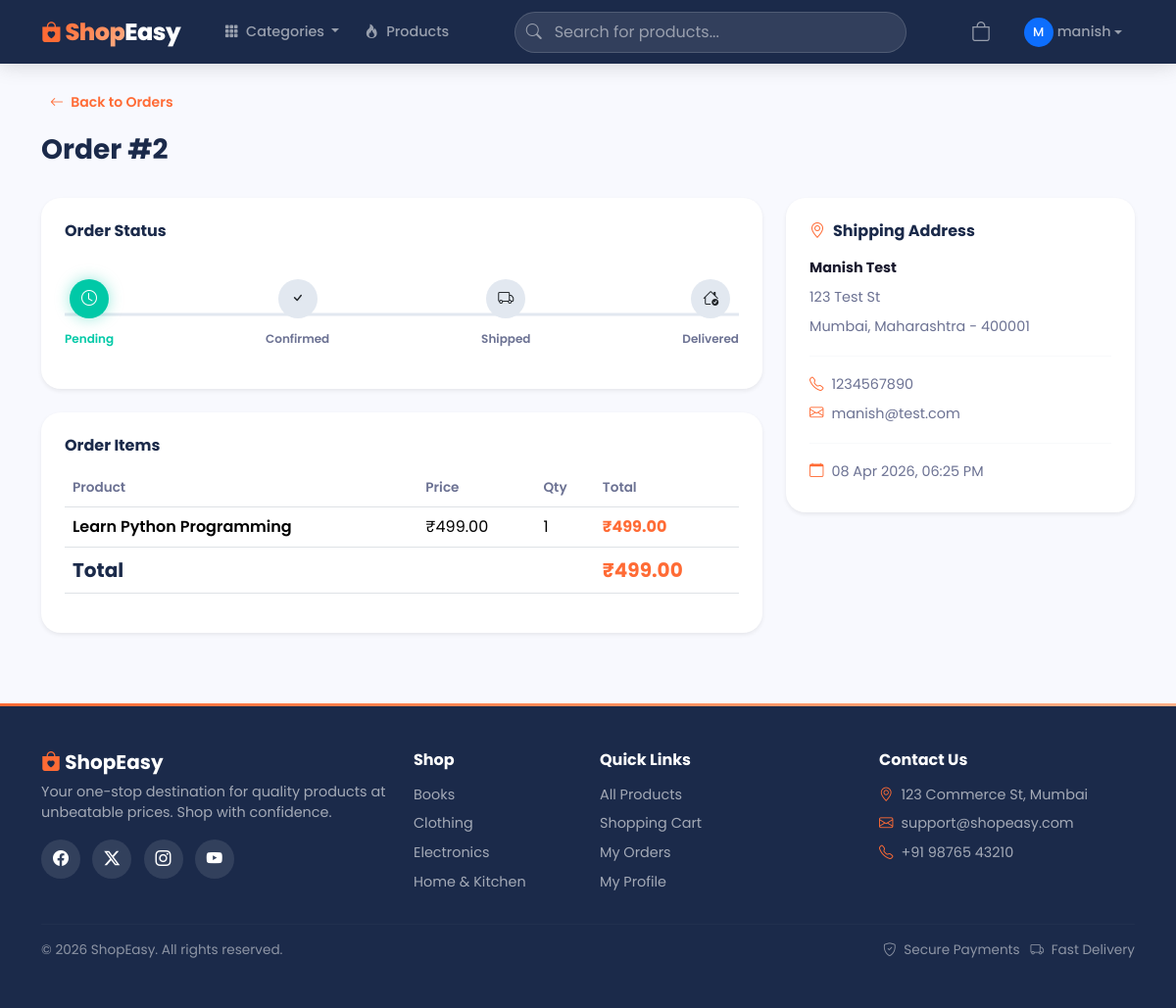
The page /orders/2/ (signed in) on the database its author committed.
### accounts/models.py (models this page shows, shortened)
class User(AbstractUser):
    phone = models.CharField(max_length=15, blank=True)
    address = models.TextField(blank=True)
    city = models.CharField(max_length=100, blank=True)
    state = models.CharField(max_length=100, blank=True)
    pincode = models.CharField(max_length=10, blank=True)

### orders/models.py (models this page shows, shortened)
class Order(models.Model):
    STATUS_CHOICES = [
        ('pending', 'Pending'),
        ('confirmed', 'Confirmed'),
        ('shipped', 'Shipped'),
        ('delivered', 'Delivered'),
        ('cancelled', 'Cancelled'),
    ]
    PAYMENT_METHOD_CHOICES = [
        ('razorpay', 'Razorpay'),
        ('cod', 'Cash on Delivery'),
    ]
    user = models.ForeignKey(settings.AUTH_USER_MODEL, on_delete=models.CASCADE, related_name='orders')
    full_name = models.CharField(max_length=200)
    email = models.EmailField()
    phone = models.CharField(max_length=15)
    address = models.TextField()
    city = models.CharField(max_length=100)
    state = models.CharField(max_length=100)
    pincode = models.CharField(max_length=10)
    total_amount = models.DecimalField(max_digits=10, decimal_places=2)
    payment_method = models.CharField(max_length=20, choices=PAYMENT_METHOD_CHOICES, default='razorpay')
    status = models.CharField(max_length=20, choices=STATUS_CHOICES, default='pending')
    razorpay_order_id = models.CharField(max_length=200, blank=True)
    razorpay_payment_id = models.CharField(max_length=200, blank=True)
    razorpay_signature = models.CharField(max_length=500, blank=True)
    is_paid = models.BooleanField(default=False)
    created_at = models.DateTimeField(auto_now_add=True)
    updated_at = models.DateTimeField(auto_now=True)
    class Meta:
        ordering = ['-created_at']

class OrderItem(models.Model):
    order = models.ForeignKey(Order, on_delete=models.CASCADE, related_name='items')
    product = models.ForeignKey(Product, on_delete=models.CASCADE)
    price = models.DecimalField(max_digits=10, decimal_places=2)
    quantity = models.PositiveIntegerField(default=1)
    @property
    def total_price(self):
        return self.price * self.quantity

### products/models.py (models this page shows, shortened)
class Product(models.Model):
    category = models.ForeignKey(Category, on_delete=models.CASCADE, related_name='products')
    name = models.CharField(max_length=300)
    slug = models.SlugField(unique=True)
    description = models.TextField()
    price = models.DecimalField(max_digits=10, decimal_places=2)
    discount_price = models.DecimalField(max_digits=10, decimal_places=2, null=True, blank=True)
    image = models.ImageField(upload_to='products/')
    stock = models.PositiveIntegerField(default=0)
    available = models.BooleanField(default=True)
    featured = models.BooleanField(default=False)
    created_at = models.DateTimeField(auto_now_add=True)
    updated_at = models.DateTimeField(auto_now=True)
    class Meta:
        ordering = ['-created_at']

class Category(models.Model):
    name = models.CharField(max_length=200)
    slug = models.SlugField(unique=True)
    image = models.ImageField(upload_to='categories/', blank=True)
    class Meta:
        verbose_name_plural = 'Categories'
        ordering = ['name']

### orders/views.py (the view)
# urls.py: path('<int:order_id>/', views.order_detail, name='order_detail'),
@login_required
def order_detail(request, order_id):
    order = get_object_or_404(Order, id=order_id, user=request.user)
    return render(request, 'orders/order_detail.html', {'order': order})

### templates/orders/order_detail.html (shortened to what this page needs)
{% extends 'base.html' %}
{% load static %}
{% block content %}
<div class="container py-4">
    <a href="{% url 'order_list' %}" class="btn btn-sm mb-3 animate-fadeInLeft" style="color:var(--primary);font-weight:600;">
        <i class="bi bi-arrow-left me-1"></i> Back to Orders
    </a>
    <h3 class="fw-bold animate-fadeInLeft" style="color:var(--secondary);">Order #{{ order.id }}</h3>
    <div class="row g-4 mt-2">
        <div class="col-lg-8">
            <div class="card shadow-sm mb-4 animate-fadeInUp delay-1">
                <div class="card-body p-4">
                    <h6 class="fw-bold mb-4" style="color:var(--secondary);">Order Status</h6>
                    <div class="order-tracker">
                        <div class="step {% if order.status == 'pending' %}active{% elif order.status != 'cancelled' %}completed{% endif %}">
                            <div class="circle"><i class="bi bi-clock"></i></div>
                            <span>Pending</span>
                        </div>
                        <div class="step {% if order.status == 'confirmed' %}active{% elif order.status == 'shipped' or order.status == 'delivered' %}completed{% endif %}">
                            <div class="circle"><i class="bi bi-check"></i></div>
                            <span>Confirmed</span>
                        </div>
                        <div class="step {% if order.status == 'shipped' %}active{% elif order.status == 'delivered' %}completed{% endif %}">
                            <div class="circle"><i class="bi bi-truck"></i></div>
                            <span>Shipped</span>
                        </div>
                        <div class="step {% if order.status == 'delivered' %}active{% endif %}">
                            <div class="circle"><i class="bi bi-house-check"></i></div>
                            <span>Delivered</span>
                        </div>
                    </div>
                </div>
            </div>
            <div class="card shadow-sm animate-fadeInUp delay-2">
                <div class="card-body p-4">
                    <h6 class="fw-bold mb-3" style="color:var(--secondary);">Order Items</h6>
                    <table class="table align-middle">
                        <thead style="background:var(--bg-light);">
                            <tr>
                                <th style="font-weight:600;color:var(--text-muted);font-size:0.85rem;">Product</th>
                                <th style="font-weight:600;color:var(--text-muted);font-size:0.85rem;">Price</th>
                                <th style="font-weight:600;color:var(--text-muted);font-size:0.85rem;">Qty</th>
                                <th style="font-weight:600;color:var(--text-muted);font-size:0.85rem;">Total</th>
                            </tr>
                        </thead>
                        <tbody>
                            {% for item in order.items.all %}
                            <tr>
                                <td class="fw-600" style="font-weight:600;">{{ item.product.name }}</td>
                                <td>&#8377;{{ item.price }}</td>
                                <td>{{ item.quantity }}</td>
                                <td style="font-weight:700;color:var(--primary);">&#8377;{{ item.total_price }}</td>
                            </tr>
                            {% endfor %}
                        </tbody>
                        <tfoot>
                            <tr>
                                <td colspan="3" class="fw-bold fs-5" style="color:var(--secondary);">Total</td>
                                <td class="fw-bold fs-5" style="color:var(--primary);">&#8377;{{ order.total_amount }}</td>
                            </tr>
                        </tfoot>
                    </table>
                </div>
            </div>
        </div>
        <div class="col-lg-4 animate-fadeInRight delay-2">
            <div class="card shadow-sm">
                <div class="card-body p-4">
                    <h6 class="fw-bold mb-3" style="color:var(--secondary);">
                        <i class="bi bi-geo-alt me-2" style="color:var(--primary);"></i>Shipping Address
                    </h6>
                    <div style="color:var(--text-muted);font-size:0.9rem;line-height:1.8;">
                        <p class="mb-1 fw-bold" style="color:var(--text-dark);">{{ order.full_name }}</p>
                        <p class="mb-1">{{ order.address }}</p>
                        <p class="mb-1">{{ order.city }}, {{ order.state }} - {{ order.pincode }}</p>
                        <hr style="border-color:#E2E8F0;">
                        <p class="mb-1"><i class="bi bi-telephone me-2" style="color:var(--primary);"></i>{{ order.phone }}</p>
                        <p class="mb-1"><i class="bi bi-envelope me-2" style="color:var(--primary);"></i>{{ order.email }}</p>
                        <hr style="border-color:#E2E8F0;">
                        <p class="mb-1"><i class="bi bi-calendar me-2" style="color:var(--primary);"></i>{{ order.created_at|date:"d M Y, h:i A" }}</p>
                    </div>
                </div>
            </div>
        </div>
    </div>
</div>
{% endblock %}

### templates/base.html (shortened to what this page needs)
{% load static %}
<!DOCTYPE html>
<html lang="en">
<head>
    <link href="https://cdn.jsdelivr.net/npm/bootstrap@5.3.3/dist/css/bootstrap.min.css" rel="stylesheet">
    <link href="https://cdn.jsdelivr.net/npm/bootstrap-icons@1.11.3/font/bootstrap-icons.min.css" rel="stylesheet">
    <link href="{% static 'css/style.css' %}" rel="stylesheet">
</head>
<body>
    <nav class="navbar navbar-expand-lg navbar-dark navbar-main sticky-top" id="mainNav">
        <div class="container">
            <a class="navbar-brand" href="{% url 'home' %}">
                <i class="bi bi-bag-heart-fill"></i> <span>Shop</span>Easy
            </a>
            <div class="collapse navbar-collapse" id="navbarNav">
                <ul class="navbar-nav me-auto ms-3">
                    <li class="nav-item dropdown nav-categories">
                        <a class="nav-link dropdown-toggle" href="#" data-bs-toggle="dropdown">
                            <i class="bi bi-grid-3x3-gap-fill me-1"></i> Categories
                        </a>
                    </li>
                    <li class="nav-item">
                        <a class="nav-link" href="{% url 'product_list' %}">
                            <i class="bi bi-fire me-1"></i> Products
                        </a>
                    </li>
                </ul>
                <form class="search-box flex-grow-1 mx-3" action="{% url 'product_list' %}" method="GET">
                    <i class="bi bi-search search-icon"></i>
                    <input class="form-control" type="search" name="q" placeholder="Search for products..." value="{{ query|default:'' }}">
                </form>
                <ul class="navbar-nav ms-auto align-items-center">
                    <li class="nav-item">
                        <a class="nav-link cart-link" href="{% url 'cart_detail' %}">
                            <i class="bi bi-bag fs-5"></i>
                        </a>
                    </li>
                    {% if user.is_authenticated %}
                    <li class="nav-item dropdown ms-2">
                        <a class="nav-link dropdown-toggle d-flex align-items-center" href="#" data-bs-toggle="dropdown">
                            <div class="rounded-circle bg-primary d-flex align-items-center justify-content-center me-1" style="width:30px;height:30px;font-size:0.8rem;color:#fff;">
                                {{ user.username|make_list|first|upper }}
                            </div>
                            {{ user.username }}
                        </a>
                    </li>
                    {% endif %}
                </ul>
            </div>
        </div>
    </nav>
    <main>
        {% block content %}{% endblock %}
    </main>
    <footer class="footer-main py-5 mt-5">
        <div class="container">
            <div class="row g-4">
                <div class="col-lg-4">
                    <h5><i class="bi bi-bag-heart-fill" style="color:var(--primary);"></i> ShopEasy</h5>
                    <p style="color:rgba(255,255,255,0.6);font-size:0.9rem;">Your one-stop destination for quality products at unbeatable prices. Shop with confidence.</p>
                    <div class="footer-social mt-3">
                        <a href="#"><i class="bi bi-facebook"></i></a>
                        <a href="#"><i class="bi bi-twitter-x"></i></a>
                        <a href="#"><i class="bi bi-instagram"></i></a>
                        <a href="#"><i class="bi bi-youtube"></i></a>
                    </div>
                </div>
                <div class="col-lg-2">
                    <h6 class="mb-3">Shop</h6>
                    <ul class="list-unstyled" style="font-size:0.9rem;">
                        {% for cat in nav_categories %}
                        <li class="mb-2"><a href="{% url 'product_list' %}?category={{ cat.slug }}">{{ cat.name }}</a></li>
                        {% endfor %}
                    </ul>
                </div>
                <div class="col-lg-3">
                    <h6 class="mb-3">Quick Links</h6>
                    <ul class="list-unstyled" style="font-size:0.9rem;">
                        <li class="mb-2"><a href="{% url 'product_list' %}">All Products</a></li>
                        <li class="mb-2"><a href="{% url 'cart_detail' %}">Shopping Cart</a></li>
                        {% if user.is_authenticated %}
                        <li class="mb-2"><a href="{% url 'order_list' %}">My Orders</a></li>
                        <li class="mb-2"><a href="{% url 'profile' %}">My Profile</a></li>
                        {% else %}
                        <li class="mb-2"><a href="{% url 'login' %}">Login</a></li>
                        <li class="mb-2"><a href="{% url 'signup' %}">Sign Up</a></li>
                        {% endif %}
                    </ul>
                </div>
                <div class="col-lg-3">
                    <h6 class="mb-3">Contact Us</h6>
                    <ul class="list-unstyled" style="font-size:0.9rem;color:rgba(255,255,255,0.6);">
                        <li class="mb-2"><i class="bi bi-geo-alt me-2" style="color:var(--primary);"></i>123 Commerce St, Mumbai</li>
                        <li class="mb-2"><i class="bi bi-envelope me-2" style="color:var(--primary);"></i>support@shopeasy.com</li>
                        <li class="mb-2"><i class="bi bi-telephone me-2" style="color:var(--primary);"></i>+91 98765 43210</li>
                    </ul>
                </div>
            </div>
            <hr style="border-color:rgba(255,255,255,0.1);">
            <div class="d-flex justify-content-between align-items-center flex-wrap">
                <p style="color:rgba(255,255,255,0.5);font-size:0.85rem;" class="mb-0">&copy; 2026 ShopEasy. All rights reserved.</p>
                <div style="color:rgba(255,255,255,0.5);font-size:0.85rem;">
                    <i class="bi bi-shield-check me-1"></i> Secure Payments &nbsp;
                    <i class="bi bi-truck me-1"></i> Fast Delivery
                </div>
            </div>
        </div>
    </footer>
</body>
</html>

### rows shown on the page
User: username|make_list "M", username "manish"
Order: id "2", total_amount "499.00", full_name "Manish Test", address "123 Test St", city "Mumbai", state "Maharashtra", pincode "400001", phone "1234567890", email "manish@test.com", created_at "08 Apr 2026, 06:25 PM"
OrderItem: product.name "Learn Python Programming", price "499.00", quantity "1", total_price "499.00"
Category: name "Books"
Category: name "Clothing"
Category: name "Electronics"
Category: name "Home & Kitchen"
